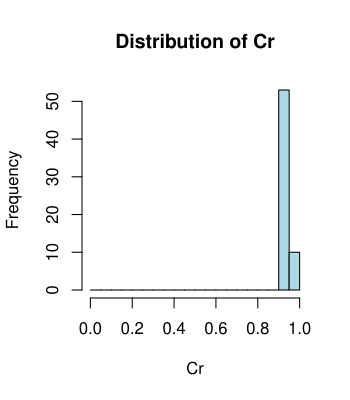

Source code (R):
d <- read.csv("Table_1.csv", header=T)
head(d)
pdf(height=4, width=3.5, file="Histogram_Cr.pdf")
cbks <- seq(0,1,0.05)
hist(d$Cr, breaks = cbks, col="lightblue", freq = TRUE, xlim=c(0,1), xlab="Cr", main="Distribution of Cr")
dev.off()
